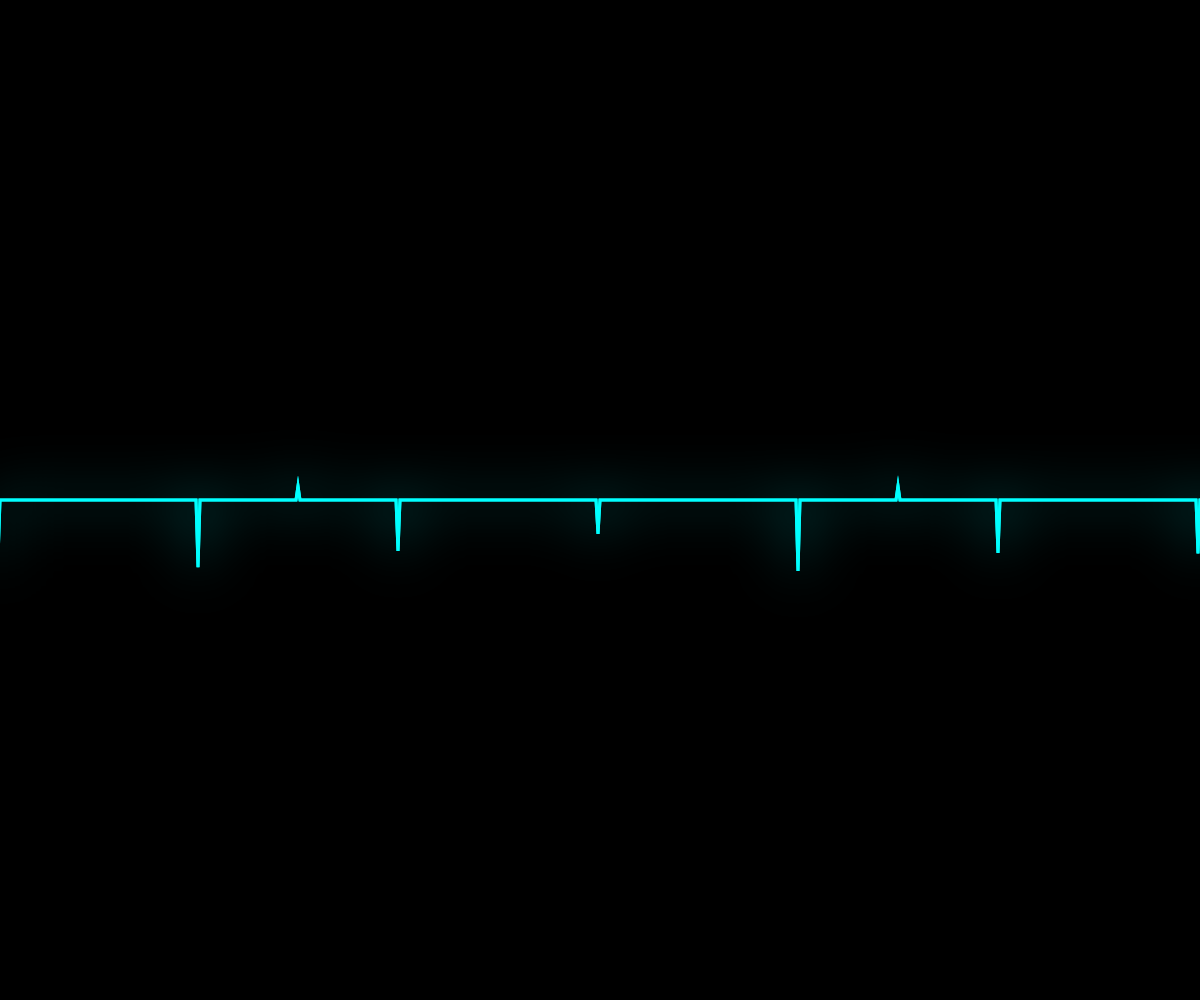
Frame 1 (no input)
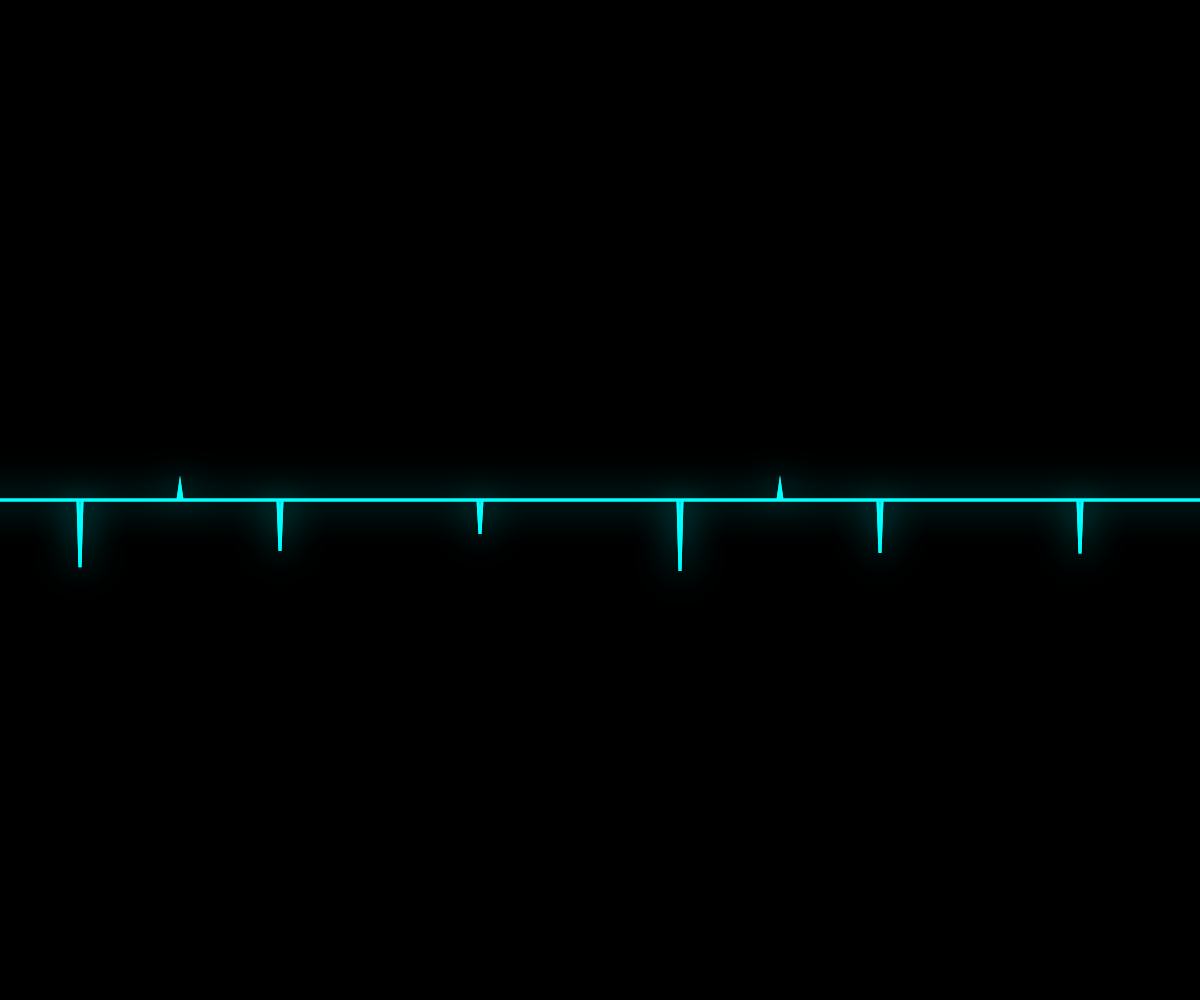
Frame 60 (no input)
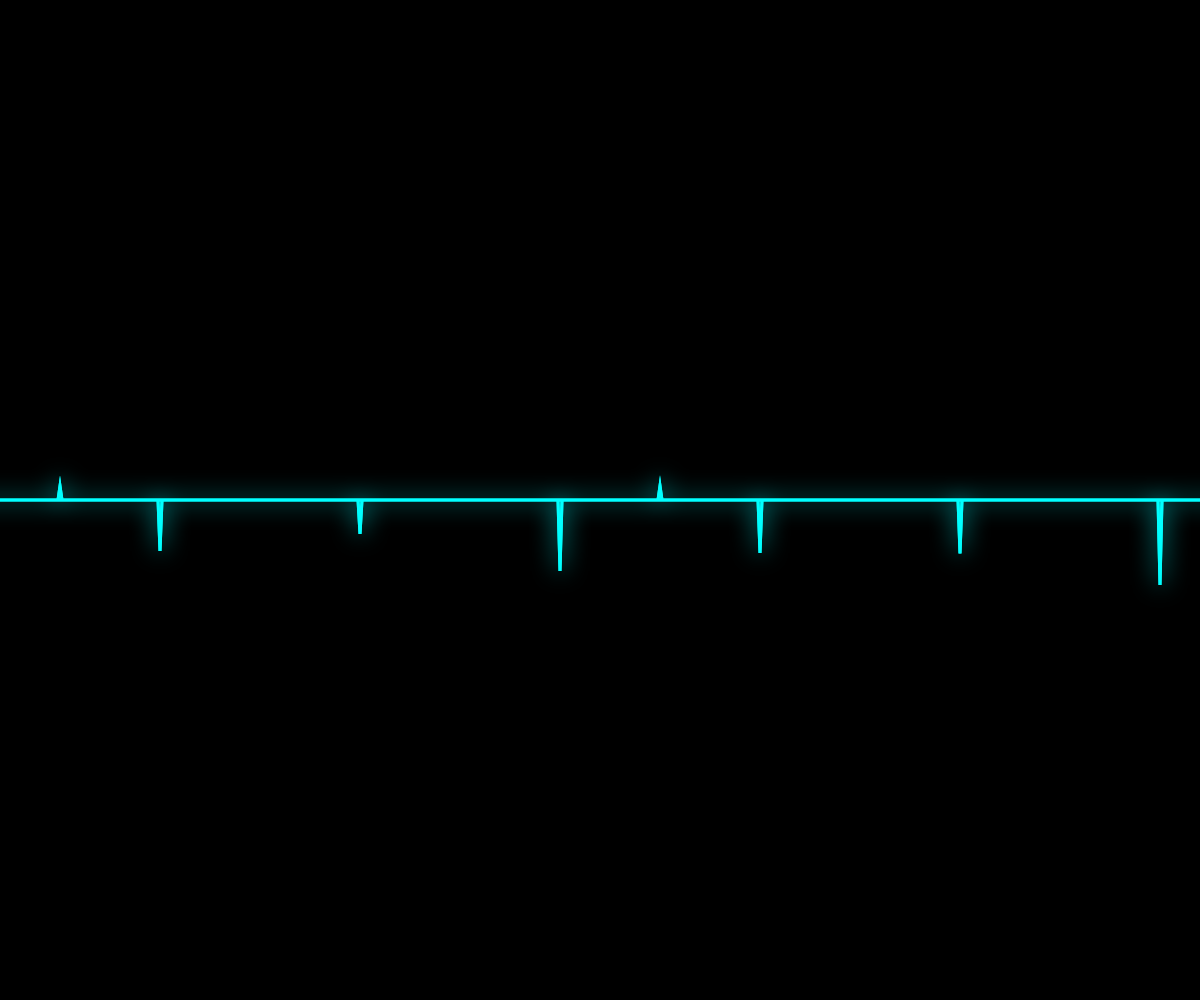
Frame 120 (the mouse pressed at the canvas centre since frame 60)

The p5.js sketch that drew these frames (run headless with seeded random() and noise() and a simulated clock; from frame 60 on, the mouse is pressed at the canvas centre):

// p5.js sketch
// ── sketch.js
let heartbeats = [];
let time = 0;
let glowStrength = 0;

function setup() {
  createCanvas(windowWidth, windowHeight);
  // Generate a realistic EKG waveform pattern
  for (let i = 0; i < 1000; i++) {
    let x = i * 2;
    let y = 0;
    // Simulate heartbeats with peaks and irregularities
    if (i % 100 === 0) {
      y += random(50, 100);
    }
    if (i % 150 === 0) {
      y += random(-30, -10);
    }
    if (i % 200 === 0) {
      y += random(-20, 5);
    }
    heartbeats.push({ x, y });
  }
}

function draw() {
  background(0);
  
  // Animate the scrolling effect
  time += 2;
  
  // Create a glowing trail effect
  glowStrength = (sin(frameCount * 0.1) + 1) * 50;
  
  strokeWeight(3);
  noFill();
  
  beginShape();
  for (let i = 0; i < heartbeats.length; i++) {
    let x = heartbeats[i].x - time;
    let y = heartbeats[i].y;
    
    // Wrap around the canvas
    if (x < -100) x += width + 200;
    
    // Apply glow effect
    let alpha = map(x, 0, width, 50, 255);
    stroke(0, 255, 255, alpha);
    
    vertex(x, height/2 + y);
  }
  endShape();
  
  // Add neon glow
  drawingContext.shadowBlur = glowStrength;
  drawingContext.shadowColor = color(0, 255, 255);
  
  beginShape();
  for (let i = 0; i < heartbeats.length; i++) {
    let x = heartbeats[i].x - time;
    let y = heartbeats[i].y;
    
    if (x < -100) x += width + 200;
    
    vertex(x, height/2 + y);
  }
  endShape();
  
  drawingContext.shadowBlur = 0;
}
